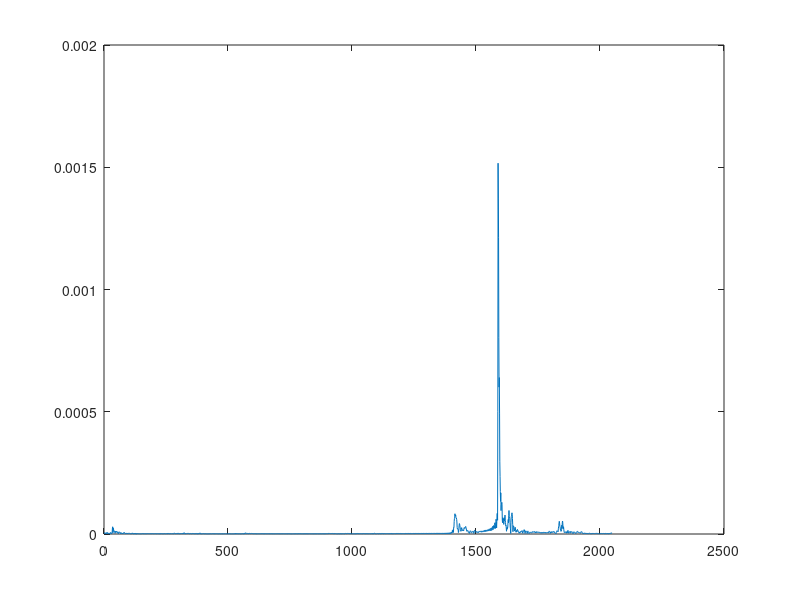
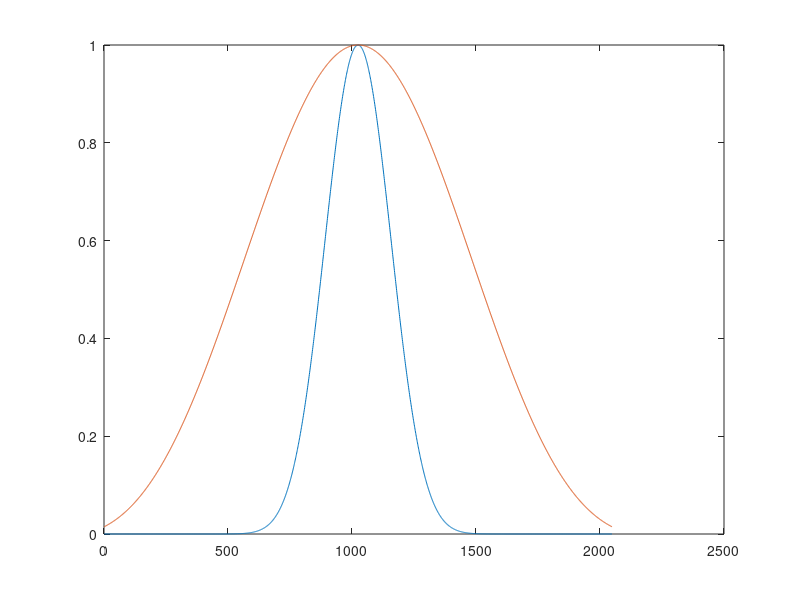

Here is the MATLAB script that generated these plots, in order:
Tdata =importdata("Tdata.txt");
Tr = Tdata(:,1);
Ti = Tdata(:,2);
T = Tr+1i.*Ti;
plot(abs(T));
kaiser1 = importdata("kaisar.txt");
figure
plot(kaiser1)
hold on 
win1 = kaiser(2048,6);
plot(win1)